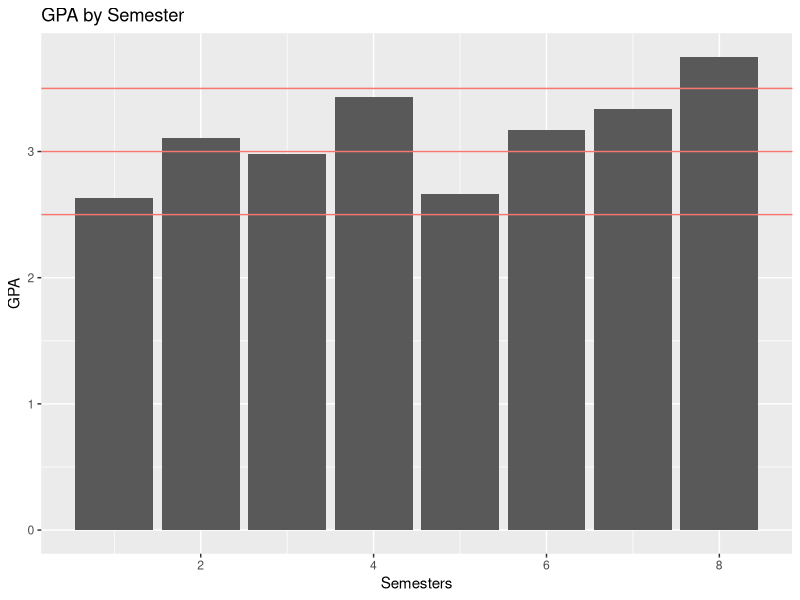

This chart was generated by the following R code:
# In this project we illustrate how to parse a large character and turn it into
# a dataset.

# As usual we start by importing the libraries.

library(tidyverse)
library(readxl)

# This college transcript was on a PDF. I could opt to parse the file from R or 
# to filter the characters in to a .txt file and import it as a text file from
# R. But here I copy-pasted all the text and now I start to wrangle it. 

transcript <- 
'IBF 1001 HUKUKUN TEMEL KAVRAMLARI 3 4 3 CC
IBF 1003 SOSYAL PSIKOLOJI 3 3 3 CC
IBF 1005 MATEMATIK I 3 4 3 BB
IBF 1007 ISTATISTIK I 3 5 3 CB
IKT 1001 IKTISADA GIRIS I 3 4 3 CB
ISL 1001 ISLETME BILIMI I 3 3 3 AA
ISL 1005 FINANSAL MUHASEBE I 3 4 3 CB
TDL 1001 Turk Dili I 2 2 2 CB
GSR 1001 Resim I 1 1 1 B
EMT 1004 TEMEL BILGI TEKNOLOJILERI 3 3 3 AA
EMT 1006 DOGRUSAL CEBIR 3 4 3 BB
IBF 1006 MATEMATIK II 3 4 3 BB
IBF 1008 ISTATISTIK II 3 5 3 BB
IKT 1002 IKTISADA GIRIS II 3 4 3 BA
ISL 1002 ISLETME BILIMI II 3 3 3 CB
ISL 1004 FINANSAL MUHASEBE II 3 4 3 CB
TDL 1002 Turk Dili II 2 2 2 BA
GSR 1002 Resim II 1 1 1 B
EMT 2005 BILGISAYAR PROGRAMLAMA 3 4 3 BA
EMT 2007 ILERI MATEMATIK I 3 4 3 CB
EMT 2011 MATEMATIKSEL ISTATISTIK I 3 4 3 CB
IKT 2013 MIKRO IKTISAT 3 4 3 CB
ISL 3031 ISLETME FINANSI 3 5 3 BB
IBF 2001 YABANCI DILDE OKUMA VE KONUSMA 3 4 3 BA
ATA 1001 Ataturk Ilkeleri ve InkIlap Tarihi I 2 2 2 BA
YDI 1009 YabancI Dil I (Ingilizce) 3 3 3 BB
EMT 2004 ILERI MATEMATIK II 3 4 3 CB
EMT 2006 VERI TABANI YONETIM SISTEMLERI 3 3 3 CB
EMT 2008 MATEMATIKSEL ISTATISTIK II 3 4 3 BB
IKT 2008 MAKRO IKTISAT 3 4 3 AA
ISL 3009 FINANSAL TABLOLAR ANALIZI 3 5 3 AA
EMT 2066 MESLEKI YABANCI DIL I (EKONOMETRI) 3 5 3 AA
ATA 1002 Ataturk Ilkeleri ve InkIlap Tarihi II 2 2 2 BA
YDI 1008 YabancI Dil II (Ingilizce) 3 3 3 AA
EMT 3005 EKONOMETRIYE GIRIS I 3 5 3 CC
EMT 3009 PARAMETRIK OLMAYAN ISTATISTIK 3 5 3 CC
EMT 3011 YONEYLEM ARASTIRMASI I 3 5 3 CB
EMT 3013 SISTEM ANALIZI VE MODELLEME 3 5 3 CC
EMT 3017 ISTATISTIKSEL ANALIZ VE ARASTIRMA YONTEMLERI 3 5 3 AA
EMT 3067 MESLEKI YABANCI DIL II (EKONOMETRI) 3 5 3 BA
EMT 3004 EKONOMETRIYE GIRIS II 3 5 3 CB
EMT 3006 YONEYLEM ARASTIRMASI II 3 5 3 CC
EMT 3008 ORNEKLEME YINTEMLERI 3 5 3 BB
EMT 3016 REGRESYON ANALIZI 3 5 3 AA
EMT 3020 BILGISAYAR DESTEKLI EKONOMETRIK UYGULAMALAR 3 5 3 BA
EMT 3022 UYGULAMALI OPTIMIZASYON 3 5 3 AA
EMT 4003 EKONOMETRIK MODELLER 3 5 3 BA
EMT 4005 COK DEGISKENLI ISTATISTIKSEL ANALIZ 3 5 3 BA
EMT 4009 BENZETIM TEORISI 3 5 3 CB
IKT 3024 MATEMATIKSEL IKTISAT 3 5 3 BA
EMT 4011 VERI MADENCILIGI 3 5 3 BA
IKT 4025 PARA VE SERMAYE PIYASALARI 3 5 3 BA
EMT 4004 UYGULAMALI EKONOMETRI 3 5 3 AA
EMT 4008 ISTATISTIKSEL KALITE KONTROLU 3 5 3 BA
EMT 4010 STOKASTIK SURECLER 3 5 3 BA
EMT 4018 BILGISAYAR DESTEKLI VERI ANALIZI 3 5 3 BA
EMT 4012 EKONOMETRI SEMINERI 3 5 3 AA
EMT 4024 IS HAYATI ICIN TAHMIN TEKNIKLERI 3 5 3 AA'

# Now this is just a long character. I should parse this into a data.frame by 
# using string manipulation methods.

each_class <- strsplit(transcript , split = '\n')[[1]]
each_class_splitted_by_tab <- strsplit(each_class , split = ' ')

codes <- vector()
code_number <- vector()
tk <- vector()
akts <- vector()
tk2 <- vector()
grade <- vector()

for (each in each_class_splitted_by_tab) {
  codes <- append(codes , each[1])
  code_number <- append(code_number , each[2])
  tk <- append(tk , each[length(each)-3])
  akts <- append(akts , each[length(each)-2])
  tk2 <- append(tk2 , each[length(each)-1])
  grade <- append(grade , each[length(each)])
  
}

course_name <- vector()

for (each in each_class_splitted_by_tab) {
  
  current_class_name <- each[3:(length(each)-4)]
  empty_string <- character()
  for (i in 1:(length(current_class_name))) {
    empty_string <- paste(empty_string , current_class_name[i])
  }
  
  course_name <- append(course_name , empty_string)
                            
}


all_of_the_courses_as_list <- list( 'department_codes' = codes ,
                                    'class_number' = code_number ,
                                    'course_name' = course_name ,
                                    'tk' = tk ,
                                    'AKTS/ECTS' = akts ,
                                    'tk2' = tk2 ,
                                    'grade' = grade 
                                    )

all_of_the_courses_as_list

courses_df <- data.frame(all_of_the_courses_as_list)

# Now this undergraduate transcript is a data.frame object.It is still not ready
# to be analyzed so I will work on the details a little bit more.

semester <- vector()
number_of_semesters <- c(1:8)
number_of_courses_per_semester <- c(9,9,8,8,6,6,6,6)
for (i in seq_along(number_of_semesters)) {
  semester <- c(semester , rep(number_of_semesters[i] , number_of_courses_per_semester[i]))
}
courses_df$semester <- semester


courses_df$tk <- as.integer(courses_df$tk)
courses_df$tk2 <- as.integer(courses_df$tk2)
courses_df$AKTS.ECTS <- as.integer(courses_df$AKTS.ECTS)


course_grades <- c(sort(unique(grade))[-2] , sort(unique(grade))[2])
course_grades <- rev(course_grades)
courses_df$grade <- factor(x = courses_df$grade ,
                              levels = course_grades ,
                              ordered = TRUE)


number_grade <- c(NA , seq(2 , 4 , 0.5))
letter_grade <- course_grades
credit_grade <- c()
for (i in seq_along(courses_df$grade)) {
  the_number_grade <- number_grade[courses_df$grade[i] == letter_grade]
  credit_grade <- append(credit_grade , the_number_grade)
}
courses_df$credit_grade <- credit_grade


courses_df <-courses_df %>%
  mutate(course_credit = (tk*credit_grade))

# cumsum() suprisingly does not have a na.rm argument

courses_df$course_credit[is.na(courses_df$course_credit)] <- 0
courses_df$cumulative_credit <- cumsum(courses_df$course_credit)
courses_df$course_credit[courses_df$course_credit == 0] <- NA



# It is ready! Now we add semester GPA.

courses_df <- courses_df %>%
  filter(!is.na(credit_grade)) %>%
  group_by(semester) %>%
  summarize(semester_gpa = sum(course_credit)/sum(tk)) %>%
  full_join(courses_df) %>%
  as.data.frame() %>%
  select(!contains('semester_gpa') , 'semester_gpa')

# Some visualizations.

courses_df %>%
  group_by(semester) %>%
  summarize(semester_gpa = mean(semester_gpa)) %>%
  ggplot() + 
  geom_col(mapping = aes(x = semester , y = semester_gpa)) + 
  geom_abline(mapping = aes( intercept = 3 , slope = 0 , color = 'red')) + 
  geom_abline(mapping = aes( intercept = 3.5 , slope = 0 , color = 'red')) + 
  geom_abline(mapping = aes( intercept = 2.5 , slope = 0 , color = 'red') )  +
  theme(legend.position = "none") + 
  labs(title = "GPA by Semester") + 
  xlab(label = "Semesters") + 
  ylab(label = "GPA")
  

# Finally , after having converted some text into a usable data by parsing it ,
# we service it as a CSV file.

write_excel_csv(x = courses_df , file = "transcript.csv")






